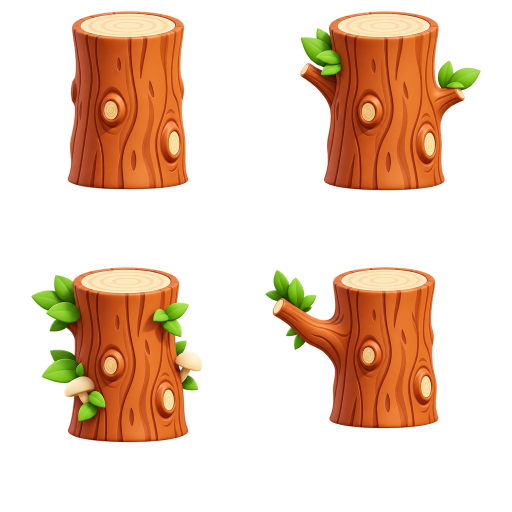
#> input picture Chaua-Educa-main/assets/v7/trees-lower.webp, 1024 x 1024 px (shown at 1/2 size)
$ python generate_snow_trees.py
#> lines starting #> are read from the running program, lines starting #| are printed output that depends on the picture; after the words box and inside, x2 and y2 are one past the last pixel; in counts of white or black regions, pixels touching at a corner belong together
"""
Generate high-fidelity, clay-style snow trees for Chaua Educa.
Preserves exact geometry, anchors, splice points, and content bounding boxes.
Produces:
- Chaua-Educa-main/assets/v10/trees-lower-snow.webp (1024x1024)
- Chaua-Educa-main/assets/v10/trees-upper-snow.webp (1024x1024)
- Chaua-Educa-main/assets/v10/tree-variants-snow.webp (512x512)
"""
from pathlib import Path
from PIL import Image, ImageFilter, ImageDraw, ImageEnhance
import numpy as np

ROOT = Path(__file__).resolve().parents[1]
ASSETS_DIR = ROOT / 'Chaua-Educa-main' / 'assets'
V7_DIR = ASSETS_DIR / 'v7'
V9_DIR = ASSETS_DIR / 'v9'
V10_DIR = ASSETS_DIR / 'v10'
V10_DIR.mkdir(parents=True, exist_ok=True)

def process_lower_cell(cell_img, cell_idx):
    """Processes a 512x512 cell of trees-lower."""
    arr = np.array(cell_img).astype(np.float32)
    h, w, _ = arr.shape
    alpha = arr[:, :, 3]
    has_wood = alpha > 40

    # 1. Cool winter palette shift on bark
    rgb = arr[:, :, :3]
    lum = 0.299 * rgb[:, :, 0] + 0.587 * rgb[:, :, 1] + 0.114 * rgb[:, :, 2]
    cool_wood = np.zeros_like(rgb)
    cool_wood[:, :, 0] = rgb[:, :, 0] * 0.88 + lum * 0.08
    cool_wood[:, :, 1] = rgb[:, :, 1] * 0.92 + lum * 0.06
    cool_wood[:, :, 2] = rgb[:, :, 2] * 0.95 + lum * 0.16
    rgb = np.clip(cool_wood, 0, 255)

    # 2. Frost crystals in bark vertical furrows
    # Detect edges in vertical luminance
    dy = np.abs(np.diff(lum, axis=0, append=lum[-1:, :]))
    dx = np.abs(np.diff(lum, axis=1, append=lum[:, -1:]))
    bark_crevices = (dx > 20) & has_wood
    # Add frosty dusting along bark crevices
    frost_amt = np.where(bark_crevices, 0.28, 0.0)[:, :, None]
    rgb = rgb * (1.0 - frost_amt) + np.array([235, 245, 255]) * frost_amt

    base_result = Image.fromarray(np.dstack([rgb, alpha]).astype(np.uint8))

    # 3. Sculpted Clay Snow Blanket on cut top rim & branches
    snow_canvas = Image.new('RGBA', (w, h), (0, 0, 0, 0))
    snow_draw = ImageDraw.Draw(snow_canvas)

    # Find the top contour of the wood
    top_y = np.full(w, h, dtype=int)
    for col in range(w):
        rows = np.where(has_wood[:, col])[0]
        if len(rows) > 0:
            top_y[col] = rows[0]

    # For cell 3, perch branch is on the left (col 20 to 120, y around 80-120)
    # Detect both primary top rim and perch branch
    for col in range(w):
        if top_y[col] < 140:
            ty = top_y[col]
            # Height of pillowy snow cap (12 to 22 pixels)
            cap_h = 16 + int(np.sin(col * 0.18) * 4 + np.cos(col * 0.05) * 3)
            # Round out the edges
            left_dist = max(0, col - np.where(top_y < 140)[0].min())
            right_dist = max(0, np.where(top_y < 140)[0].max() - col)
            edge_t = min(1.0, min(left_dist, right_dist) / 14.0)
            cap_h = int(cap_h * edge_t)

            if cap_h > 2:
                # Upward snow mound
                for dy in range(-cap_h // 2, cap_h):
                    py = ty + dy
                    if 0 <= py < h:
                        norm = (dy + cap_h // 2) / (cap_h * 1.5)
                        if norm < 0.25:
                            # Highlight on top of snow
                            snow_canvas.putpixel((col, py), (255, 255, 255, 255))
                        elif norm < 0.70:
                            # Soft snowy body (clay white)
                            snow_canvas.putpixel((col, py), (242, 248, 255, 250))
                        elif norm < 0.90:
                            # Blue-gray shadow in snow folds
                            snow_canvas.putpixel((col, py), (210, 226, 244, 235))
                        else:
                            # Soft contact shadow at wood junction
                            snow_canvas.putpixel((col, py), (145, 168, 195, 200))

    # Also for cell 3: branch top edge detection (secondary shelf)
    if cell_idx == 3:
        for col in range(25, 110):
            # Check for the branch upper edge around y=70..100
            branch_rows = np.where(has_wood[60:110, col])[0] + 60
            if len(branch_rows) > 0:
                by = branch_rows[0]
                snow_h = 8 + int(np.sin(col * 0.2) * 2)
                for dy in range(-snow_h // 2, snow_h):
                    py = by + dy
                    if 0 <= py < h:
                        snow_canvas.putpixel((col, py), (245, 250, 255, 240))

    # Smooth the snow layer slightly to achieve the sculpted clay look
    snow_smooth = snow_canvas.filter(ImageFilter.GaussianBlur(radius=0.9))

    # Mask snow to wood silhouette plus slight natural overhang
    snow_arr = np.array(snow_smooth)
    # Allow snow to extend 4px above top_y, but keep sides clean
    wood_mask = alpha > 10
    wood_dilated = Image.fromarray(wood_mask).filter(ImageFilter.MaxFilter(7))
    dilated_mask = np.array(wood_dilated)
    snow_arr[:, :, 3] = np.where(dilated_mask, snow_arr[:, :, 3], 0)

    final_cell = base_result.copy()
    final_cell.alpha_composite(Image.fromarray(snow_arr))
    return final_cell


def process_upper_cell(cell_img, cell_idx):
    """Processes a 512x512 cell of trees-upper."""
    arr = np.array(cell_img).astype(np.float32)
    h, w, _ = arr.shape
    alpha = arr[:, :, 3]
    has_wood = alpha > 40

    # 1. Cool winter palette shift
    rgb = arr[:, :, :3]
    lum = 0.299 * rgb[:, :, 0] + 0.587 * rgb[:, :, 1] + 0.114 * rgb[:, :, 2]
    cool_wood = np.zeros_like(rgb)
    cool_wood[:, :, 0] = rgb[:, :, 0] * 0.88 + lum * 0.08
    cool_wood[:, :, 1] = rgb[:, :, 1] * 0.92 + lum * 0.06
    cool_wood[:, :, 2] = rgb[:, :, 2] * 0.95 + lum * 0.16
    rgb = np.clip(cool_wood, 0, 255)

    # Frost dusting in crevices
    dx = np.abs(np.diff(lum, axis=1, append=lum[:, -1:]))
    bark_crevices = (dx > 20) & has_wood
    frost_amt = np.where(bark_crevices, 0.26, 0.0)[:, :, None]
    rgb = rgb * (1.0 - frost_amt) + np.array([235, 245, 255]) * frost_amt

    base_result = Image.fromarray(np.dstack([rgb, alpha]).astype(np.uint8))

    # 2. Upper canopy snow base (top y=20..50) and bottom hanging icicles
    snow_canvas = Image.new('RGBA', (w, h), (0, 0, 0, 0))

    # Snow settling at canopy junction (top 35 pixels)
    for col in range(w):
        rows = np.where(has_wood[:, col])[0]
        if len(rows) > 0 and rows[0] < 35:
            # Canopy snow dusting
            for y in range(rows[0], min(h, rows[0] + 20)):
                if has_wood[y, col]:
                    norm = (y - rows[0]) / 20.0
                    alpha_snow = int((1.0 - norm) * 230)
                    snow_canvas.putpixel((col, y), (245, 250, 255, alpha_snow))

    # Bottom hanging icicles
    bot_y = np.full(w, -1, dtype=int)
    for col in range(w):
        rows = np.where(has_wood[:, col])[0]
        if len(rows) > 0:
            bot_y[col] = rows[-1]

    # Hang icicles every ~10-14 pixels along the bottom cut tips
    for col in range(15, w - 15):
        if bot_y[col] > 280 and (col % 12 == (cell_idx * 3) % 12):
            by = bot_y[col]
            icicle_len = 12 + int((np.sin(col * 1.7) * 0.5 + 0.5) * 18)
            for iy in range(icicle_len):
                cy = by + iy
                if cy < h:
                    width_rad = max(0, int((1.0 - iy / icicle_len) * 2.8))
                    a = int((1.0 - (iy / icicle_len) * 0.45) * 230)
                    for wx in range(-width_rad, width_rad + 1):
                        cx = col + wx
                        if 0 <= cx < w:
                            # Icicle color: ice blue with bright core
                            if wx == 0 and iy < icicle_len * 0.7:
                                color = (255, 255, 255, a)
                            else:
                                color = (215, 235, 255, int(a * 0.85))
                            snow_canvas.putpixel((cx, cy), color)

    snow_smooth = snow_canvas.filter(ImageFilter.GaussianBlur(radius=0.7))
    final_cell = base_result.copy()
    final_cell.alpha_composite(snow_smooth)
    return final_cell


# [81 lines left out: function process_variant_cell, not called in this run]


def main():
    print("Generating snow tree spritesheets...")

    # 1. trees-lower-snow.webp (1024x1024)
    lower_src = Image.open(V7_DIR / 'trees-lower.webp')
#> lower_src is the input picture: PIL image 1024x1024 RGBA; mean R, G, B, A 117.2, 62.6, 19.4, 77.9
    lower_out = Image.new('RGBA', (1024, 1024))
#> lower_out: PIL image 1024x1024 RGBA; every value is 0
    for idx, (ox, oy) in enumerate([(0,0), (512,0), (0,512), (512,512)]):
        cell = lower_src.crop((ox, oy, ox + 512, oy + 512))
        processed = process_lower_cell(cell, idx)
        lower_out.paste(processed, (ox, oy))
#> this loop made 4 passes
#> pass 1, in process_lower_cell, `has_wood = alpha > 40`:
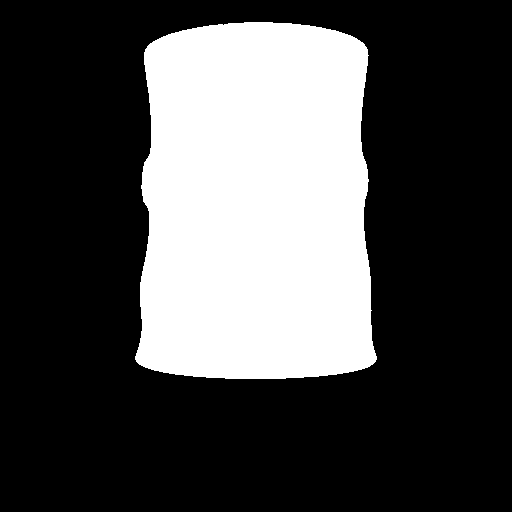
#> has_wood: shape (512, 512) bool; 29.5% white; 1 white region, box (x1, y1, x2, y2) and area: (135, 22, 377, 379) 77271
#> after the loop:
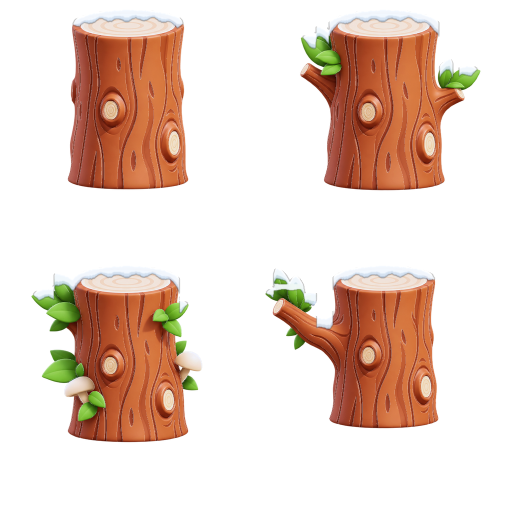
#> lower_out: PIL image 1024x1024 RGBA (shown at 1/2 size); mean R, G, B, A 109.9, 64.7, 34.3, 79.4; transparent parts drawn white
#> after the loop:
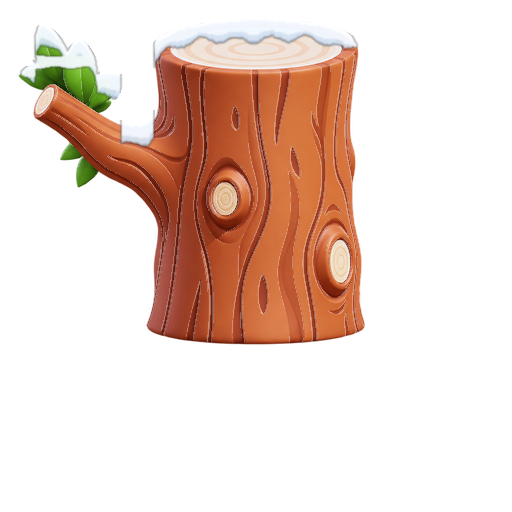
#> processed: PIL image 512x512 RGBA; mean R, G, B, A 93.7, 65.2, 37.1, 73; transparent parts drawn white
    lower_path = V10_DIR / 'trees-lower-snow.webp'
    lower_out.save(lower_path, lossless=True, method=6)
    print(f"Generated {lower_path} ({lower_path.stat().st_size} bytes)")

    # 2. trees-upper-snow.webp (1024x1024)
    upper_src = Image.open(V7_DIR / 'trees-upper.webp')
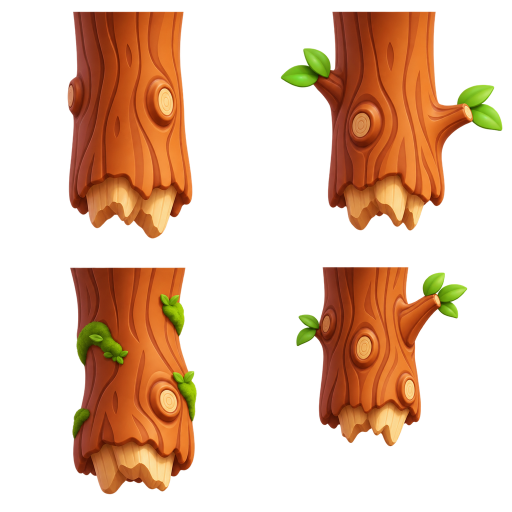
#> input picture Chaua-Educa-main/assets/v7/trees-upper.webp, 1024 x 1024 px (shown at 1/2 size)
#> upper_src is the input picture: PIL image 1024x1024 RGBA; mean R, G, B, A 120.1, 49.8, 24.7, 86.9
    upper_out = Image.new('RGBA', (1024, 1024))
    for idx, (ox, oy) in enumerate([(0,0), (512,0), (0,512), (512,512)]):
        cell = upper_src.crop((ox, oy, ox + 512, oy + 512))
        processed = process_upper_cell(cell, idx)
        upper_out.paste(processed, (ox, oy))
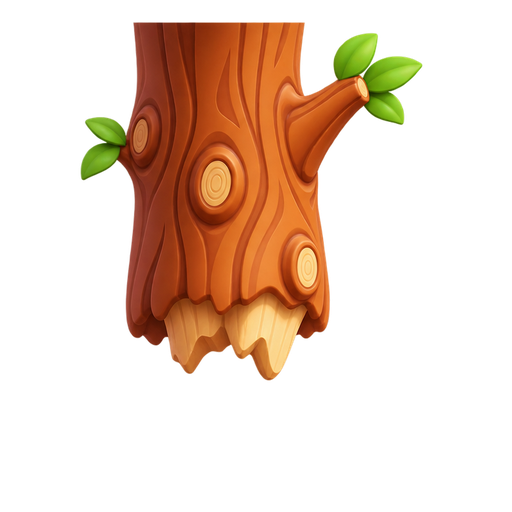
#> cell: PIL image 512x512 RGBA; mean R, G, B, A 83.9, 37.9, 16.5, 67.3; transparent parts drawn white
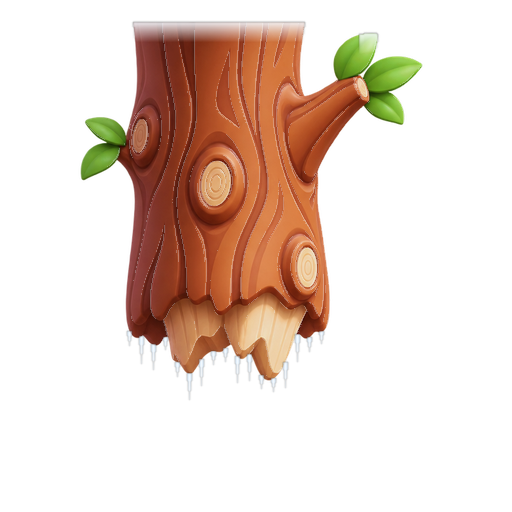
#> processed: PIL image 512x512 RGBA; mean R, G, B, A 78.1, 39.9, 26.4, 68; transparent parts drawn white
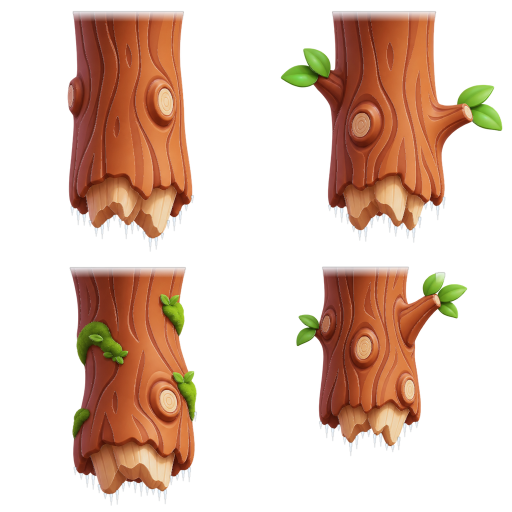
#> upper_out: PIL image 1024x1024 RGBA (shown at 1/2 size); mean R, G, B, A 111.6, 52.4, 37.6, 87.8; transparent parts drawn white
    upper_path = V10_DIR / 'trees-upper-snow.webp'
    upper_out.save(upper_path, lossless=True, method=6)
    print(f"Generated {upper_path} ({upper_path.stat().st_size} bytes)")

    # 3. tree-variants-snow.webp (512x512)
#> (the run stopped early here; a loop or call above may not have finished)
